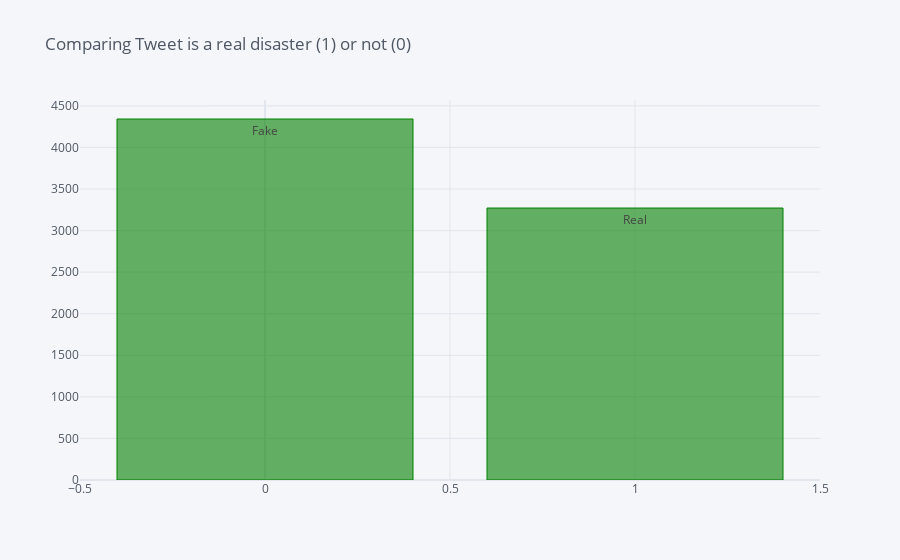

Write notebook code for a chart like this one.
### Code cell
train_df.target.value_counts().iplot(kind='bar',
                                     text=['Fake', 'Real'],
                                     title='Comparing Tweet is a real disaster (1) or not (0)',
                                     color=['green'])

### Figure 1 — Plotly figure (JSON) as saved in the notebook; plotly's stock layout.template omitted (floating-point values rounded to 4 significant figures)
{"data": [{"marker": {"color": "rgba(0, 128, 0, 0.6)", "line": {"color": "rgba(0, 128, 0, 1.0)", "width": 1}}, "name": "target", "orientation": "v", "text": ["Fake", "Real"], "type": "bar", "x": [0, 1], "y": [4342, 3271]}], "layout": {"legend": {"bgcolor": "#F5F6F9", "font": {"color": "#4D5663"}}, "paper_bgcolor": "#F5F6F9", "plot_bgcolor": "#F5F6F9", "title": {"font": {"color": "#4D5663"}, "text": "Comparing Tweet is a real disaster (1) or not (0)"}, "xaxis": {"gridcolor": "#E1E5ED", "showgrid": true, "tickfont": {"color": "#4D5663"}, "title": {"font": {"color": "#4D5663"}, "text": ""}, "zerolinecolor": "#E1E5ED"}, "yaxis": {"gridcolor": "#E1E5ED", "showgrid": true, "tickfont": {"color": "#4D5663"}, "title": {"font": {"color": "#4D5663"}, "text": ""}, "zerolinecolor": "#E1E5ED"}}}
